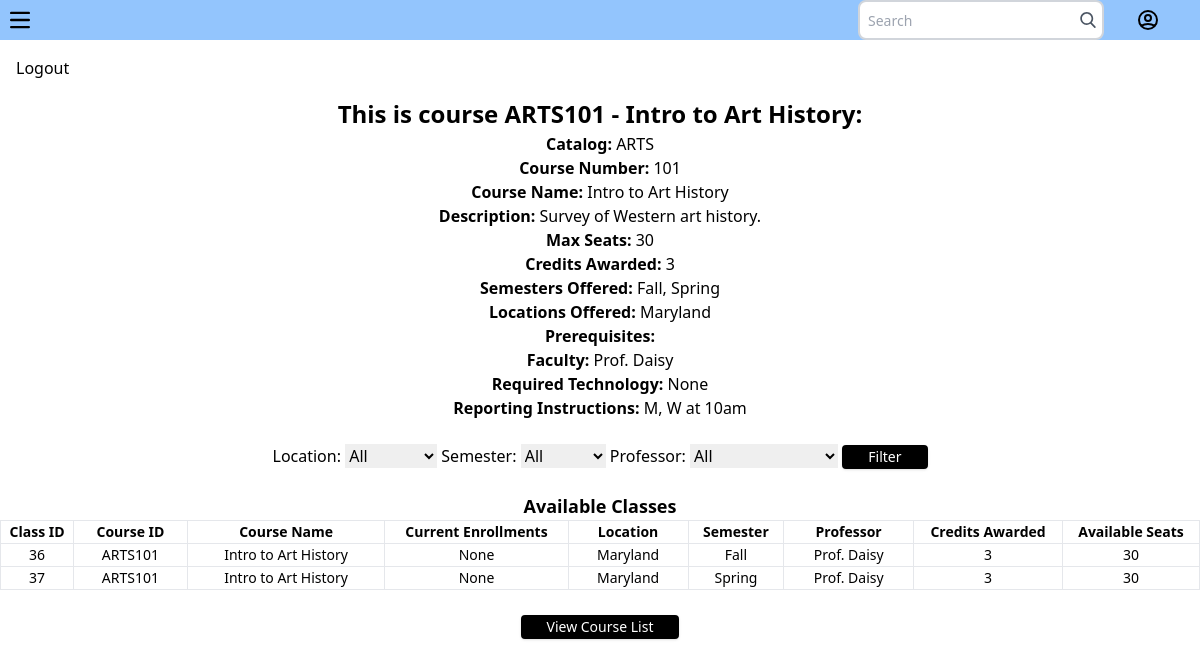
The app's page /course/ARTS101 (signed in) with its own data.
### src/app.py (models this page shows, shortened)
class Course(db.Model):
    __tablename__ = 'courses'
    catalog = db.Column(db.String(4), nullable=False)
    course_number = db.Column(db.Integer, nullable=False)
    course_id = db.Column(db.String(7), primary_key=True, unique=True)
    semesters_offered = db.Column(JSON, nullable=True)
    course_name = db.Column(db.String(250), nullable=True)
    description = db.Column(db.String(250), nullable=True)
    max_seats = db.Column(db.Integer, nullable=False)
    locations_offered = db.Column(JSON, nullable=True)
    prereqs = db.Column(JSON, nullable=True)
    faculty = db.Column(JSON, nullable=True)
    credits_awarded = db.Column(db.Integer, nullable=False)
    required_technology = db.Column(db.String(250), nullable=True)
    reporting_instructions = db.Column(db.String(250), nullable=True)

class Class(db.Model):
    __tablename__ = 'classes'
    class_id = db.Column(db.Integer, primary_key=True, nullable=False)
    course_id = db.Column(db.String(7), db.ForeignKey('courses.course_id'))
    course_name = db.Column(db.String(250), nullable=True)
    current_enrollments = db.Column(JSON, nullable=True)
    location = db.Column(db.String(64), nullable=False)
    semester = db.Column(db.String(8), nullable=False)
    professor = db.Column(db.String(64), nullable=False)
    credits_awarded = db.Column(db.Integer, nullable=False)
    available_seats = db.Column(db.Integer, nullable=False)

### src/app.py (the view)
@app.route('/course/<course_id>')
@login_required
def course_details(course_id):
    selected_location = request.args.get('location', '')
    selected_semester = request.args.get('semester', '')
    selected_professor = request.args.get('professor', '')
    course = Course.query.get_or_404(course_id)
    all_classes = Class.query.filter_by(course_id=course_id).order_by(asc(Class.class_id))
    if selected_location:
        all_classes = all_classes.filter_by(location=selected_location)
    if selected_semester:
        all_classes = all_classes.filter_by(semester=selected_semester)
    if selected_professor:
        all_classes = all_classes.filter_by(professor=selected_professor)
    locations = Class.query.with_entities(Class.location).distinct().all()
    semesters = Class.query.with_entities(Class.semester).distinct().all()
    professors = Class.query.with_entities(Class.professor).distinct().all()
    semesters.sort()
    locations.sort()
    professors.sort()
    return render_template('course_details.html',
                           course=course,
                           all_classes=all_classes,
                           locations=[loc[0] for loc in locations],
                           semesters=[sem[0] for sem in semesters],
                           professors=[prof[0] for prof in professors])

### src/app.py (called while the page is built)
@login_mgr.user_loader
def load_user(id):
    return User.query.get(int(id))

### src/templates/course_details.html (shortened to what this page needs)
<!DOCTYPE html>
<html lang="en">
<head>
    <link rel="stylesheet" href="{{url_for('static', filename='dist/css/table.css')}}">
</head>
<body>
    <nav class="bg-blue-300 w-full">
        <div class="flex justify-between">
            <div>
                <button data-collapse-toggle="navbar-hamburger" type="button" class="inline-flex items-center justify-center p-2 w-10 h-10 text-sm text-black rounded-lg aria-controls="navbar-hamburger" aria-expanded="false">
                    <svg class="w-5 h-5" aria-hidden="true" xmlns="http://www.w3.org/2000/svg" fill="none" viewBox="0 0 17 14">
                        <path stroke="currentColor" stroke-linecap="round" stroke-linejoin="round" stroke-width="2" d="M1 1h15M1 7h15M1 13h15"/>
                    </svg>
                </button>
            </div>
            <div class="relative flex justify-between right-10">
                <div class="relative right-8">
                    <input
                        class="border-2 border-gray-300 bg-white h-10 pl-2 pr-8 rounded-lg text-sm focus:outline-none"
                        type="search" name="search" placeholder="Search">
                    <button type="submit" class="absolute right-0 top-0 mt-3 mr-2">
                    </button>
                </div>
                <a class="relative flex items-center" href="#">
                </a>
            </div>
        </div>
    </nav>
    <aside class="bg-gray-100 w-64 h-full fixed top-0 left-0 p-4">
        <ul>
            <li><a href="{{url_for('logout')}}" class="block text-black hover:text-blue-600">Logout</a></li>
        </ul>
    </aside>
    <main class="ml-64 p-8 text-center">
        <h2 class="text-3xl md:text-3xl font-extrabold;" style=" font-weight: bold; font-size: x-large;">
            This is course  {{ course.course_id }} - {{ course.course_name }}:
        </h2>
        <ul>
            <li style="text-align: center;"><strong>Catalog:</strong> {{ course.catalog }}</li>
            <li style="text-align: center;"><strong>Course Number:</strong> {{ course.course_number }}</li>
            <li style="text-align: center;"><strong>Course Name:</strong> {{ course.course_name }}</li>
            <li style="text-align: center;"><strong>Description:</strong> {{ course.description }}</li>
            <li style="text-align: center;"><strong>Max Seats:</strong> {{ course.max_seats }}</li>
            <li style="text-align: center;"><strong>Credits Awarded:</strong> {{ course.credits_awarded }}</li>
            <li style="text-align: center;"><strong>Semesters Offered:</strong> {{ course.semesters_offered | join(', ') }}</li>
            <li style="text-align: center;"><strong>Locations Offered:</strong> {{ course.locations_offered | join(', ') }}</li>
            <li style="text-align: center;"><strong>Prerequisites:</strong> {{ course.prereq }}</li>
            <li style="text-align: center;"><strong>Faculty:</strong> {{ course.faculty | join(', ') }}</li>
            <li style="text-align: center;"><strong>Required Technology:</strong> {{ course.required_technology }}</li>
            <li style="text-align: center;"><strong>Reporting Instructions:</strong> {{ course.reporting_instructions }}</li>
            <br>
        </ul>
        <form method="GET" action="{{ url_for('course_details', course_id=course.course_id) }}">
            <label for="location">Location:</label>
            <select name="location" id="location">
                <option value="">All</option>
            </select>
            <label for="semester">Semester:</label>
            <select name="semester" id="semester">
                <option value="">All</option>
            </select>
            <label for="professor">Professor:</label>
            <select name="professor" id="professor">
                <option value="">All</option>
            </select>
            <button type="submit"class="text-white hover:text-black bg-black hover:bg-white
            font-medium text-sm px-6 py-2 border-2 border-black shadow rounded transition duration-200">Filter</button>
        </form>
        <br>
        <h2 style="font-weight: bold; font-size: large; ">Available Classes</h2>
        <div class="relative overflow-x-auto shadow-md sm:rounded-lg">
        <table class="px-2 py-2 w-full text-sm text-left rtl:text-right text-black-500 dark:text-gray-400 border border-gray-400">
            <thead class="text-xs text-gray-700 uppercase dark:text-gray-400 border border-gray-400">
                <tr>
                    <th scope="col" class="px-1 py-2 border border-gray-400">Class ID</th>
                    <th scope="col" class="px-1 py-2 border border-gray-400">Course ID</th>
                    <th scope="col" class="px-1 py-2 border border-gray-400">Course Name</th>
                    <th scope="col" class="px-1 py-2 border border-gray-400">Current Enrollments</th>
                    <th scope="col" class="px-1 py-2 border border-gray-400">Location</th>
                    <th scope="col" class="px-1 py-2 border border-gray-400">Semester</th>
                    <th scope="col" class="px-1 py-2 border border-gray-400">Professor</th>
                    <th scope="col" class="px-1 py-2 border border-gray-400">Credits Awarded</th>
                    <th scope="col" class="px-1 py-2 border border-gray-400">Available Seats</th>
                </tr>
            </thead>
            <tbody>
                {% for class in all_classes %}
                    {% if class.course_id == course.course_id %}
                        <tr>
                            <td class="px-4 py-2 border border-gray-400">{{ class.class_id }}</td>
                            <td class="px-4 py-2 border border-gray-400">{{ class.course_id }}</td>
                            <td class="px-4 py-2 border border-gray-400">{{ class.course_name }}</td>
                            <td class="px-4 py-2 border border-gray-400">{{ class.current_enrollments }}</td>
                            <td class="px-4 py-2 border border-gray-400">{{ class.location }}</td>
                            <td class="px-4 py-2 border border-gray-400">{{ class.semester }}</td>
                            <td class="px-4 py-2 border border-gray-400">{{ class.professor }}</td>
                            <td class="px-4 py-2 border border-gray-400">{{ class.credits_awarded }}</td>
                            <td class="px-4 py-2 border border-gray-400">{{ class.available_seats }}</td>
                        </tr>
                    {% endif %}
                {% endfor %}
            </tbody>
        </table>
    </main>
    <br>
    <div style="text-align: center;">
        <a href="{{url_for('view_courses')}}" >
            <button type="submit"class="text-white hover:text-black bg-black hover:bg-white
            font-medium text-sm px-6 py-2 border-2 border-black shadow rounded transition duration-200">View Course List</button>
        </a><br>
</body>
</html>

### records on screen
Course: course_id "ARTS101", course_name "Intro to Art History", catalog "ARTS", course_number "101", description "Survey of Western art history.", max_seats "30", credits_awarded "3", semesters_offered "Fall, Spring", locations_offered "Maryland", faculty "Prof. Daisy", required_technology "None", reporting_instructions "M, W at 10am"
Class: class_id "36", course_id "ARTS101", course_name "Intro to Art History", current_enrollments "None", location "Maryland", semester "Fall", professor "Prof. Daisy", credits_awarded "3", available_seats "30"
Class: class_id "37", course_id "ARTS101", course_name "Intro to Art History", current_enrollments "None", location "Maryland", semester "Spring", professor "Prof. Daisy", credits_awarded "3", available_seats "30"
